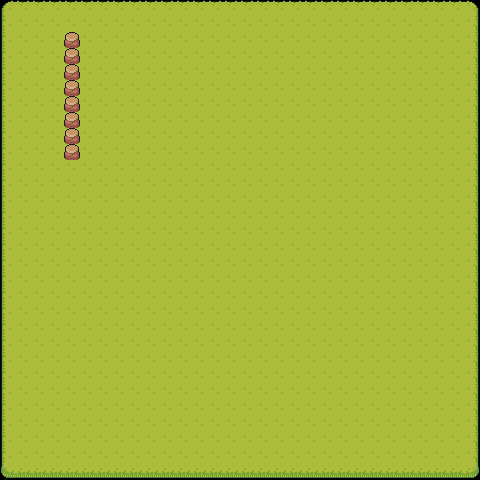

Tiled map render using the project's own tile images. Description and the whole map definition, tile-layer contents included, below:
An orthogonal 30x30 tile map with 16x16 px tiles, 2 tile layers (Background, Layer2), 2 tilesets.

<map version="1.10" tiledversion="1.11.0" orientation="orthogonal" renderorder="right-down" width="30" height="30" tilewidth="16" tileheight="16" infinite="0" nextlayerid="4" nextobjectid="2">
 <tileset firstgid="1" name="TilesetField" tilewidth="16" tileheight="16" tilecount="75" columns="5">
  <image source="Tilesets/TilesetField.png" width="80" height="240" />
 </tileset>
 <tileset firstgid="76" name="TilesetNature" tilewidth="16" tileheight="16" tilecount="504" columns="24">
  <image source="Tilesets/TilesetNature.png" width="384" height="336" />
  <tile id="231">
   <properties>
    <property name="object" type="bool" value="true" />
   </properties>
  </tile>
  <tile id="234">
   <properties>
    <property name="object" type="bool" value="true" />
   </properties>
  </tile>
 </tileset>
 <layer id="1" name="Background" width="30" height="30" locked="1">
  <data encoding="csv">
16,17,17,17,17,17,17,17,17,17,17,17,17,17,17,17,17,17,17,17,17,17,17,17,17,17,17,17,17,18,
21,22,22,22,22,22,22,22,22,22,22,22,22,22,22,22,22,22,22,22,22,22,22,22,22,22,22,22,22,23,
21,22,22,22,22,22,22,22,22,22,22,22,22,22,22,22,22,22,22,22,22,22,22,22,22,22,22,22,22,23,
21,22,22,22,22,22,22,22,22,22,22,22,22,22,22,22,22,22,22,22,22,22,22,22,22,22,22,22,22,23,
21,22,22,22,22,22,22,22,22,22,22,22,22,22,22,22,22,22,22,22,22,22,22,22,22,22,22,22,22,23,
21,22,22,22,22,22,22,22,22,22,22,22,22,22,22,22,22,22,22,22,22,22,22,22,22,22,22,22,22,23,
21,22,22,22,22,22,22,22,22,22,22,22,22,22,22,22,22,22,22,22,22,22,22,22,22,22,22,22,22,23,
21,22,22,22,22,22,22,22,22,22,22,22,22,22,22,22,22,22,22,22,22,22,22,22,22,22,22,22,22,23,
21,22,22,22,22,22,22,22,22,22,22,22,22,22,22,22,22,22,22,22,22,22,22,22,22,22,22,22,22,23,
21,22,22,22,22,22,22,22,22,22,22,22,22,22,22,22,22,22,22,22,22,22,22,22,22,22,22,22,22,23,
21,22,22,22,22,22,22,22,22,22,22,22,22,22,22,22,22,22,22,22,22,22,22,22,22,22,22,22,22,23,
21,22,22,22,22,22,22,22,22,22,22,22,22,22,22,22,22,22,22,22,22,22,22,22,22,22,22,22,22,23,
21,22,22,22,22,22,22,22,22,22,22,22,22,22,22,22,22,22,22,22,22,22,22,22,22,22,22,22,22,23,
21,22,22,22,22,22,22,22,22,22,22,22,22,22,22,22,22,22,22,22,22,22,22,22,22,22,22,22,22,23,
21,22,22,22,22,22,22,22,22,22,22,22,22,22,22,22,22,22,22,22,22,22,22,22,22,22,22,22,22,23,
21,22,22,22,22,22,22,22,22,22,22,22,22,22,22,22,22,22,22,22,22,22,22,22,22,22,22,22,22,23,
21,22,22,22,22,22,22,22,22,22,22,22,22,22,22,22,22,22,22,22,22,22,22,22,22,22,22,22,22,23,
21,22,22,22,22,22,22,22,22,22,22,22,22,22,22,22,22,22,22,22,22,22,22,22,22,22,22,22,22,23,
21,22,22,22,22,22,22,22,22,22,22,22,22,22,22,22,22,22,22,22,22,22,22,22,22,22,22,22,22,23,
21,22,22,22,22,22,22,22,22,22,22,22,22,22,22,22,22,22,22,22,22,22,22,22,22,22,22,22,22,23,
21,22,22,22,22,22,22,22,22,22,22,22,22,22,22,22,22,22,22,22,22,22,22,22,22,22,22,22,22,23,
21,22,22,22,22,22,22,22,22,22,22,22,22,22,22,22,22,22,22,22,22,22,22,22,22,22,22,22,22,23,
21,22,22,22,22,22,22,22,22,22,22,22,22,22,22,22,22,22,22,22,22,22,22,22,22,22,22,22,22,23,
21,22,22,22,22,22,22,22,22,22,22,22,22,22,22,22,22,22,22,22,22,22,22,22,22,22,22,22,22,23,
21,22,22,22,22,22,22,22,22,22,22,22,22,22,22,22,22,22,22,22,22,22,22,22,22,22,22,22,22,23,
21,22,22,22,22,22,22,22,22,22,22,22,22,22,22,22,22,22,22,22,22,22,22,22,22,22,22,22,22,23,
21,22,22,22,22,22,22,22,22,22,22,22,22,22,22,22,22,22,22,22,22,22,22,22,22,22,22,22,22,23,
21,22,22,22,22,22,22,22,22,22,22,22,22,22,22,22,22,22,22,22,22,22,22,22,22,22,22,22,22,23,
21,22,22,22,22,22,22,22,22,22,22,22,22,22,22,22,22,22,22,22,22,22,22,22,22,22,22,22,22,23,
26,27,27,27,27,27,27,27,27,27,27,27,27,27,27,27,27,27,27,27,27,27,27,27,27,27,27,27,27,28
</data>
 </layer>
 <layer id="3" name="Layer2" width="30" height="30" locked="1">
  <data encoding="csv">
0,0,0,0,0,0,0,0,0,0,0,0,0,0,0,0,0,0,0,0,0,0,0,0,0,0,0,0,0,0,
0,0,0,0,0,0,0,0,0,0,0,0,0,0,0,0,0,0,0,0,0,0,0,0,0,0,0,0,0,0,
0,0,0,0,307,0,0,0,0,0,0,0,0,0,0,0,0,0,0,0,0,0,0,0,0,0,0,0,0,0,
0,0,0,0,307,0,0,0,0,0,0,0,0,0,0,0,0,0,0,0,0,0,0,0,0,0,0,0,0,0,
0,0,0,0,307,0,0,0,0,0,0,0,0,0,0,0,0,0,0,0,0,0,0,0,0,0,0,0,0,0,
0,0,0,0,307,0,0,0,0,0,0,0,0,0,0,0,0,0,0,0,0,0,0,0,0,0,0,0,0,0,
0,0,0,0,307,0,0,0,0,0,0,0,0,0,0,0,0,0,0,0,0,0,0,0,0,0,0,0,0,0,
0,0,0,0,307,0,0,0,0,0,0,0,0,0,0,0,0,0,0,0,0,0,0,0,0,0,0,0,0,0,
0,0,0,0,307,0,0,0,0,0,0,0,0,0,0,0,0,0,0,0,0,0,0,0,0,0,0,0,0,0,
0,0,0,0,307,0,0,0,0,0,0,0,0,0,0,0,0,0,0,0,0,0,0,0,0,0,0,0,0,0,
0,0,0,0,0,0,0,0,0,0,0,0,0,0,0,0,0,0,0,0,0,0,0,0,0,0,0,0,0,0,
0,0,0,0,0,0,0,0,0,0,0,0,0,0,0,0,0,0,0,0,0,0,0,0,0,0,0,0,0,0,
0,0,0,0,0,0,0,0,0,0,0,0,0,0,0,0,0,0,0,0,0,0,0,0,0,0,0,0,0,0,
0,0,0,0,0,0,0,0,0,0,0,0,0,0,0,0,0,0,0,0,0,0,0,0,0,0,0,0,0,0,
0,0,0,0,0,0,0,0,0,0,0,0,0,0,0,0,0,0,0,0,0,0,0,0,0,0,0,0,0,0,
0,0,0,0,0,0,0,0,0,0,0,0,0,0,0,0,0,0,0,0,0,0,0,0,0,0,0,0,0,0,
0,0,0,0,0,0,0,0,0,0,0,0,0,0,0,0,0,0,0,0,0,0,0,0,0,0,0,0,0,0,
0,0,0,0,0,0,0,0,0,0,0,0,0,0,0,0,0,0,0,0,0,0,0,0,0,0,0,0,0,0,
0,0,0,0,0,0,0,0,0,0,0,0,0,0,0,0,0,0,0,0,0,0,0,0,0,0,0,0,0,0,
0,0,0,0,0,0,0,0,0,0,0,0,0,0,0,0,0,0,0,0,0,0,0,0,0,0,0,0,0,0,
0,0,0,0,0,0,0,0,0,0,0,0,0,0,0,0,0,0,0,0,0,0,0,0,0,0,0,0,0,0,
0,0,0,0,0,0,0,0,0,0,0,0,0,0,0,0,0,0,0,0,0,0,0,0,0,0,0,0,0,0,
0,0,0,0,0,0,0,0,0,0,0,0,0,0,0,0,0,0,0,0,0,0,0,0,0,0,0,0,0,0,
0,0,0,0,0,0,0,0,0,0,0,0,0,0,0,0,0,0,0,0,0,0,0,0,0,0,0,0,0,0,
0,0,0,0,0,0,0,0,0,0,0,0,0,0,0,0,0,0,0,0,0,0,0,0,0,0,0,0,0,0,
0,0,0,0,0,0,0,0,0,0,0,0,0,0,0,0,0,0,0,0,0,0,0,0,0,0,0,0,0,0,
0,0,0,0,0,0,0,0,0,0,0,0,0,0,0,0,0,0,0,0,0,0,0,0,0,0,0,0,0,0,
0,0,0,0,0,0,0,0,0,0,0,0,0,0,0,0,0,0,0,0,0,0,0,0,0,0,0,0,0,0,
0,0,0,0,0,0,0,0,0,0,0,0,0,0,0,0,0,0,0,0,0,0,0,0,0,0,0,0,0,0,
0,0,0,0,0,0,0,0,0,0,0,0,0,0,0,0,0,0,0,0,0,0,0,0,0,0,0,0,0,0
</data>
 </layer>
</map>
